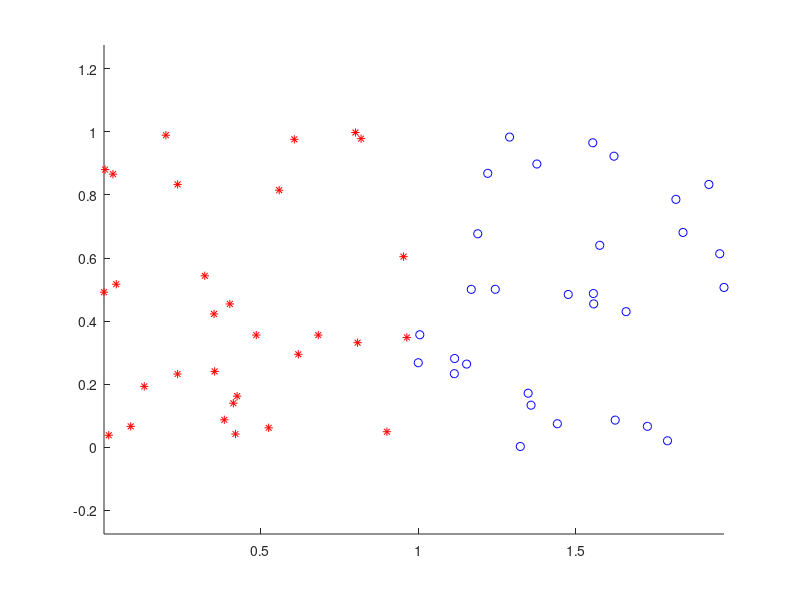

This chart was generated by the following MATLAB code: (Note: this script raises an error after producing the figure.)

%% Section 1
% The data for class 1 is random 30 x 2 matrix with values in the interval (0.0, 1.0).
% The data for class 2 is again random 30 x 2 matrix, but the first column has
% values in the interval (1.0, 2.0).
% The data is represented as 2D points when ploted.

n1 = 30;
train_data_class1 = rand(n1,2);
n2 = 30;
train_data_class2 = rand(n2,2) + ones(n2,2)*[1 0; 0 0];
train_data = [train_data_class1; train_data_class2];
train_label(1:n1) = 1;
train_label(n1+1:n1+n2) = 2;

%% Section 2
figure(1); clf; hold all; axis equal;
plot(train_data(1:n1,1), train_data(1:n1,2), 'r*');
plot(train_data(n1+1:n1+n2,1), train_data(n1+1:n1+n2,2), 'bo');

%% Section 3
n1 = 100;
test_data_class1 = rand(n1,2);
n2 = 100;
test_data_class2 = rand(n2,2) + ones(n2,2)*[1 0; 0 0];
test_data = [test_data_class1; test_data_class2];
test_label(1:n1) = 1;
test_label(n1+1:n1+n2) = 2;

% Section 4
knnClassify(train_data, train_label, test_data, 5)
